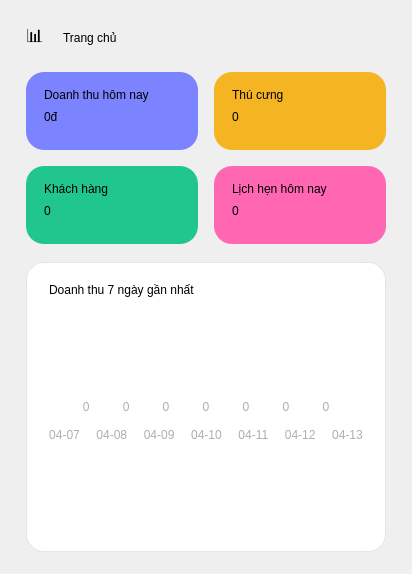
<?xml version="1.0" encoding="UTF-8"?>
<ui version="4.0">
 <class>DashboardPage</class>
 <widget class="QWidget" name="DashboardPage">
  <property name="styleSheet">
   <string notr="true">QLabel#PageTitle{font: 800 16pt "Segoe UI";}
QFrame#Card{background: #FFFFFF; border: 1px solid rgba(15,23,42,0.08); border-radius: 18px;}
QFrame#StatBlue{background: #7C83FF; border-radius: 18px;}
QFrame#StatOrange{background: #F5B523; border-radius: 18px;}
QFrame#StatGreen{background: #21C58E; border-radius: 18px;}
QFrame#StatPink{background: #FF67B3; border-radius: 18px;}
QLabel#StatTitle{color: rgba(255,255,255,0.86); font: 700 9pt "Segoe UI";}
QLabel#StatValue{color: white; font: 900 18pt "Segoe UI";}</string>
  </property>
  <layout class="QVBoxLayout" name="verticalLayout">
   <property name="leftMargin">
    <number>26</number>
   </property>
   <property name="topMargin">
    <number>22</number>
   </property>
   <property name="rightMargin">
    <number>26</number>
   </property>
   <property name="bottomMargin">
    <number>22</number>
   </property>
   <property name="spacing">
    <number>18</number>
   </property>
   <item>
    <layout class="QHBoxLayout" name="headerLayout">
     <item>
      <widget class="QLabel" name="headerEmoji">
       <property name="text">
        <string>📊</string>
       </property>
       <property name="styleSheet">
        <string notr="true">font-size: 18px;</string>
       </property>
      </widget>
     </item>
     <item>
      <widget class="QLabel" name="PageTitle">
       <property name="text">
        <string>Trang chủ</string>
       </property>
       <property name="objectName">
        <string>PageTitle</string>
       </property>
      </widget>
     </item>
     <item>
      <spacer name="horizontalSpacer">
       <property name="orientation">
        <enum>Qt::Horizontal</enum>
       </property>
       <property name="sizeHint" stdset="0">
        <size>
         <width>40</width>
         <height>20</height>
        </size>
       </property>
      </spacer>
     </item>
    </layout>
   </item>
   <item>
    <layout class="QGridLayout" name="statsGrid">
     <property name="horizontalSpacing">
      <number>16</number>
     </property>
     <property name="verticalSpacing">
      <number>16</number>
     </property>
     <item row="0" column="0">
      <widget class="QFrame" name="StatBlue">
       <property name="objectName">
        <string>StatBlue</string>
       </property>
       <layout class="QVBoxLayout" name="blueLayout">
        <property name="leftMargin">
         <number>18</number>
        </property>
        <property name="topMargin">
         <number>16</number>
        </property>
        <property name="rightMargin">
         <number>18</number>
        </property>
        <property name="bottomMargin">
         <number>16</number>
        </property>
        <property name="spacing">
         <number>8</number>
        </property>
        <item>
         <widget class="QLabel" name="blueTitle">
          <property name="objectName">
           <string>StatTitle</string>
          </property>
          <property name="text">
           <string>Doanh thu hôm nay</string>
          </property>
         </widget>
        </item>
        <item>
         <widget class="QLabel" name="blueValue">
          <property name="objectName">
           <string>StatValue</string>
          </property>
          <property name="text">
           <string>0đ</string>
          </property>
         </widget>
        </item>
        <item>
         <spacer name="blueSpacer">
          <property name="orientation">
           <enum>Qt::Vertical</enum>
          </property>
          <property name="sizeHint" stdset="0">
           <size>
            <width>20</width>
            <height>10</height>
           </size>
          </property>
         </spacer>
        </item>
       </layout>
      </widget>
     </item>
     <item row="0" column="1">
      <widget class="QFrame" name="StatOrange">
       <property name="objectName">
        <string>StatOrange</string>
       </property>
       <layout class="QVBoxLayout" name="orangeLayout">
        <property name="leftMargin">
         <number>18</number>
        </property>
        <property name="topMargin">
         <number>16</number>
        </property>
        <property name="rightMargin">
         <number>18</number>
        </property>
        <property name="bottomMargin">
         <number>16</number>
        </property>
        <property name="spacing">
         <number>8</number>
        </property>
        <item>
         <widget class="QLabel" name="orangeTitle">
          <property name="objectName">
           <string>StatTitle</string>
          </property>
          <property name="text">
           <string>Thú cưng</string>
          </property>
         </widget>
        </item>
        <item>
         <widget class="QLabel" name="orangeValue">
          <property name="objectName">
           <string>StatValue</string>
          </property>
          <property name="text">
           <string>0</string>
          </property>
         </widget>
        </item>
        <item>
         <spacer name="orangeSpacer">
          <property name="orientation">
           <enum>Qt::Vertical</enum>
          </property>
          <property name="sizeHint" stdset="0">
           <size>
            <width>20</width>
            <height>10</height>
           </size>
          </property>
         </spacer>
        </item>
       </layout>
      </widget>
     </item>
     <item row="1" column="0">
      <widget class="QFrame" name="StatGreen">
       <property name="objectName">
        <string>StatGreen</string>
       </property>
       <layout class="QVBoxLayout" name="greenLayout">
        <property name="leftMargin">
         <number>18</number>
        </property>
        <property name="topMargin">
         <number>16</number>
        </property>
        <property name="rightMargin">
         <number>18</number>
        </property>
        <property name="bottomMargin">
         <number>16</number>
        </property>
        <property name="spacing">
         <number>8</number>
        </property>
        <item>
         <widget class="QLabel" name="greenTitle">
          <property name="objectName">
           <string>StatTitle</string>
          </property>
          <property name="text">
           <string>Khách hàng</string>
          </property>
         </widget>
        </item>
        <item>
         <widget class="QLabel" name="greenValue">
          <property name="objectName">
           <string>StatValue</string>
          </property>
          <property name="text">
           <string>0</string>
          </property>
         </widget>
        </item>
        <item>
         <spacer name="greenSpacer">
          <property name="orientation">
           <enum>Qt::Vertical</enum>
          </property>
          <property name="sizeHint" stdset="0">
           <size>
            <width>20</width>
            <height>10</height>
           </size>
          </property>
         </spacer>
        </item>
       </layout>
      </widget>
     </item>
     <item row="1" column="1">
      <widget class="QFrame" name="StatPink">
       <property name="objectName">
        <string>StatPink</string>
       </property>
       <layout class="QVBoxLayout" name="pinkLayout">
        <property name="leftMargin">
         <number>18</number>
        </property>
        <property name="topMargin">
         <number>16</number>
        </property>
        <property name="rightMargin">
         <number>18</number>
        </property>
        <property name="bottomMargin">
         <number>16</number>
        </property>
        <property name="spacing">
         <number>8</number>
        </property>
        <item>
         <widget class="QLabel" name="pinkTitle">
          <property name="objectName">
           <string>StatTitle</string>
          </property>
          <property name="text">
           <string>Lịch hẹn hôm nay</string>
          </property>
         </widget>
        </item>
        <item>
         <widget class="QLabel" name="pinkValue">
          <property name="objectName">
           <string>StatValue</string>
          </property>
          <property name="text">
           <string>0</string>
          </property>
         </widget>
        </item>
        <item>
         <spacer name="pinkSpacer">
          <property name="orientation">
           <enum>Qt::Vertical</enum>
          </property>
          <property name="sizeHint" stdset="0">
           <size>
            <width>20</width>
            <height>10</height>
           </size>
          </property>
         </spacer>
        </item>
       </layout>
      </widget>
     </item>
    </layout>
   </item>
   <item>
    <widget class="QFrame" name="Card">
     <property name="objectName">
      <string>Card</string>
     </property>
     <layout class="QVBoxLayout" name="cardLayout">
      <property name="leftMargin">
       <number>22</number>
      </property>
      <property name="topMargin">
       <number>20</number>
      </property>
      <property name="rightMargin">
       <number>22</number>
      </property>
      <property name="bottomMargin">
       <number>20</number>
      </property>
      <property name="spacing">
       <number>14</number>
      </property>
      <item>
       <widget class="QLabel" name="chartTitle">
        <property name="text">
         <string>Doanh thu 7 ngày gần nhất</string>
        </property>
        <property name="styleSheet">
         <string notr="true">font: 800 10pt "Segoe UI";</string>
        </property>
       </widget>
      </item>
      <item>
       <widget class="QLabel" name="chartPlaceholder">
        <property name="minimumSize">
         <size>
          <width>0</width>
          <height>220</height>
         </size>
        </property>
        <property name="text">
         <string>0          0          0          0          0          0          0

04-07     04-08     04-09     04-10     04-11     04-12     04-13</string>
        </property>
        <property name="alignment">
         <set>Qt::AlignCenter</set>
        </property>
        <property name="styleSheet">
         <string notr="true">color: rgba(15,23,42,0.35); font: 700 9pt "Segoe UI";</string>
        </property>
       </widget>
      </item>
     </layout>
    </widget>
   </item>
  </layout>
 </widget>
 <resources/>
 <connections/>
</ui>
